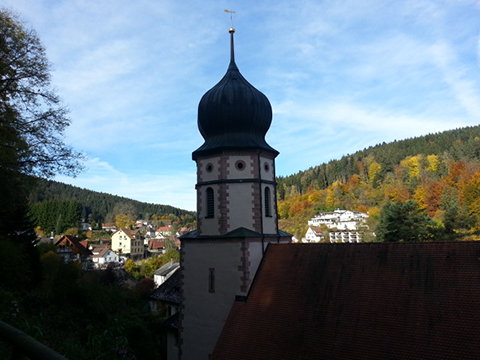
//> input picture ZZZ-MyStudy/멀티미디어응용-김종남/20180620/equalize_test.jpg, 480 x 360 px
$ ./answer04   (built with g++ and OpenCV 4)
//> lines starting //> are read from the running program, lines starting //| are printed output that depends on the picture; after the words box and inside, x2 and y2 are one past the last pixel; in counts of white or black regions, pixels touching at a corner belong together
#include <iostream>
#include <opencv/cv.hpp>

using namespace std;
using namespace cv;

string str = "/Users/kukaro/KamangBlogData/ZZZ-MyStudy/멀티미디어응용-김종남/20180620/equalize_test.jpg";
string title = "title";
string var_title ="var";
Mat image,t_image;
int line_val;

void onChange(int value,void*userdata){
    line_val = value-1;
    for(int i=0;i<image.rows;i++){
        for(int j=0;j<image.cols;j++){
            t_image.at<uchar>(i,j) = image.at<uchar>(i,j)>=value?255:0;
        }
    }
    imshow(title,t_image);
}

int main(int argc, const char *argv[]) {
    int value=0;
    image = imread(str, IMREAD_GRAYSCALE);
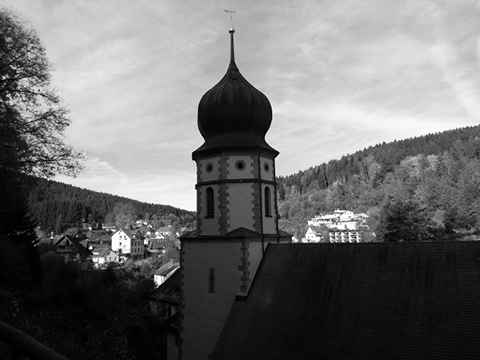
//> image: 360 rows x 480 cols, CV_8UC1; min 0, max 255, mean 109.3
    t_image= Mat(image.size(),image.type());
    CV_Assert(!image.empty());
    imshow(title,image);
    createTrackbar(var_title, title, &value, 256,onChange);
//> slider 'var' is set to 85
    waitKey();
//> after the loop in onChange, `for(int i=0;i<image.rows;i++)`:
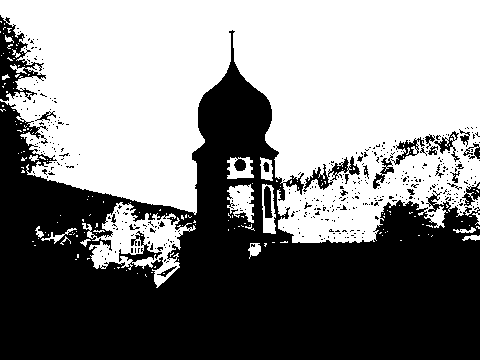
//> t_image: 360 rows x 480 cols, CV_8UC1; 52% white; 434 black regions (406 under 20 px), largest, box (x1, y1, x2, y2) and area: (0, 30, 480, 360) 77812, (0, 15, 46, 101) 1549, (303, 156, 360, 192) 536
    return 0;
}

$ run again, with ZZZ-MyStudy/멀티미디어응용-김종남/20180620/color_space.jpg copied over ZZZ-MyStudy/멀티미디어응용-김종남/20180620/equalize_test.jpg
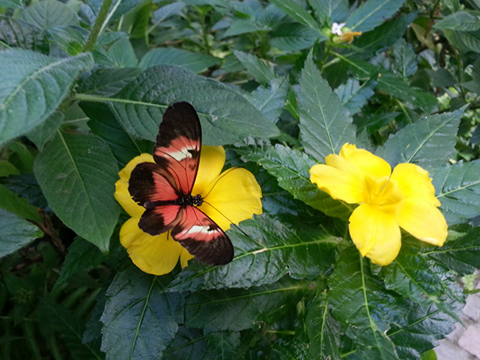
//> input picture ZZZ-MyStudy/멀티미디어응용-김종남/20180620/color_space.jpg, 480 x 360 px
//> `image = imread(str, IMREAD_GRAYSCALE);`:
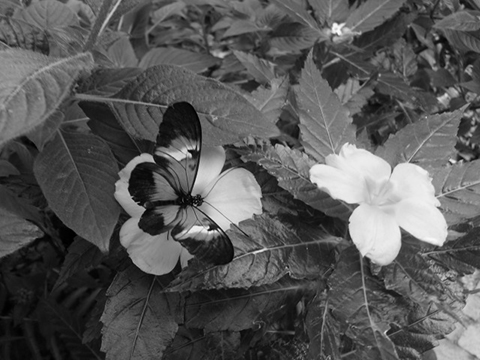
//> image: 360 rows x 480 cols, CV_8UC1; min 0, max 251, mean 87.3
//> after the loop in onChange, `for(int i=0;i<image.rows;i++)`:
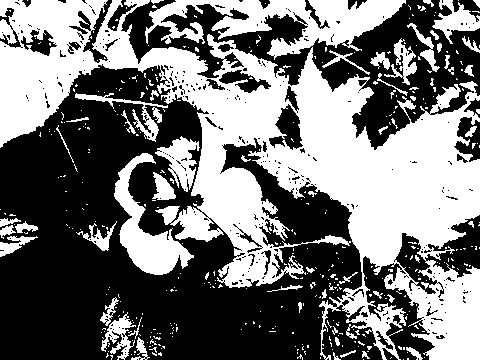
//> t_image: 360 rows x 480 cols, CV_8UC1; 45.9% white; 415 white regions (358 under 20 px), largest, box (x1, y1, x2, y2) and area: (0, 0, 480, 360) 59683, (145, 0, 406, 60) 6885, (114, 153, 194, 275) 3297
